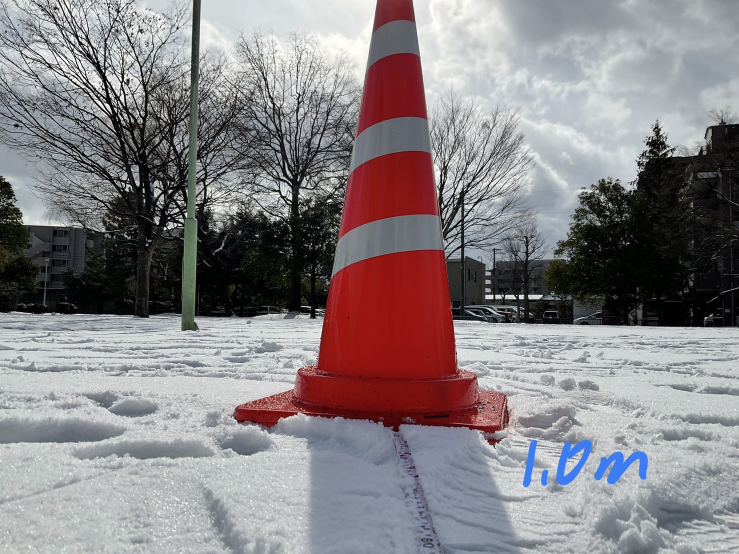
#> input picture cansat_server/experiment/north/n100.jpg, 1478 x 1108 px, given in place of n50.jpg, which was not available (shown at 1/2 size)
$ python experiment_n.py
#> lines starting #> are read from the running program, lines starting #| are printed output that depends on the picture; after the words box and inside, x2 and y2 are one past the last pixel; in counts of white or black regions, pixels touching at a corner belong together; pictures that were not available may be replaced by others from this repository, and a replacement may not be noted
#> in red_masks_get, image is the input picture: shape (1108, 1478, 3); mean B, G, R 133.2, 130.3, 136.1
### cansat_server/experiment/north/red_detect_lib.py
from matplotlib import image
import numpy as np
import cv2
from time import sleep
from PIL import Image
import matplotlib.pyplot as plt


# メイン関数(sampleimage:取得した画像, f_mm:焦点距離[mm], diagonal_mm:対角線[mm])
# [11 lines left out: function main, not called in this run]

# ESP32-CAM: f_mm = 4.8, diagonal_mm = 4.5
# iPhone11: f_mm = 13, diagonal_mm = 7.14


# 画像を出力する関数
def image_output(image_data,image_name):
    img_arrange = cv2.cvtColor(image_data, cv2.COLOR_BGR2RGB)  # グラフにするために形式変換
    plt.imshow(img_arrange)
    plt.savefig(image_name)  # 画像を出力する


# 重心座標と抽出画像を出力する関数
# [17 lines left out: functions center_output, image_plot, not called in this run]


# HSVで特定の色を抽出する関数
def hsvExtraction(image, hsvLower, hsvUpper):
    hsv = cv2.cvtColor(image, cv2.COLOR_BGR2HSV)  # 画像をHSVに変換
#> hsv: shape (1108, 1478, 3); mean H, S, V 84, 43.9, 143.5
    hsv_mask = cv2.inRange(hsv, hsvLower, hsvUpper)  # HSVからマスクを作成
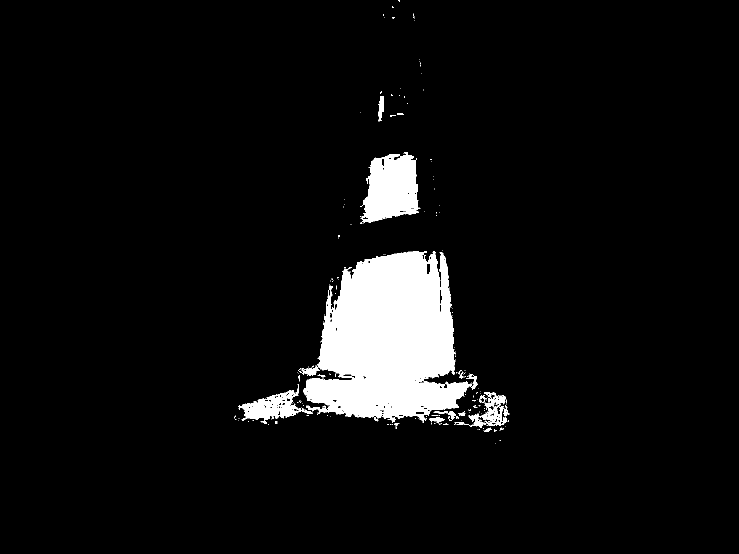
#> hsv_mask: shape (1108, 1478) (shown at 1/2 size); 6% white; 220 white regions (195 under 20 px), largest, box (x1, y1, x2, y2) and area: (607, 502, 943, 846) 77955, (720, 305, 841, 448) 11852, (476, 768, 626, 847) 4041
    result = cv2.bitwise_and(image, image, mask=hsv_mask)  # 元画像とマスクを合成
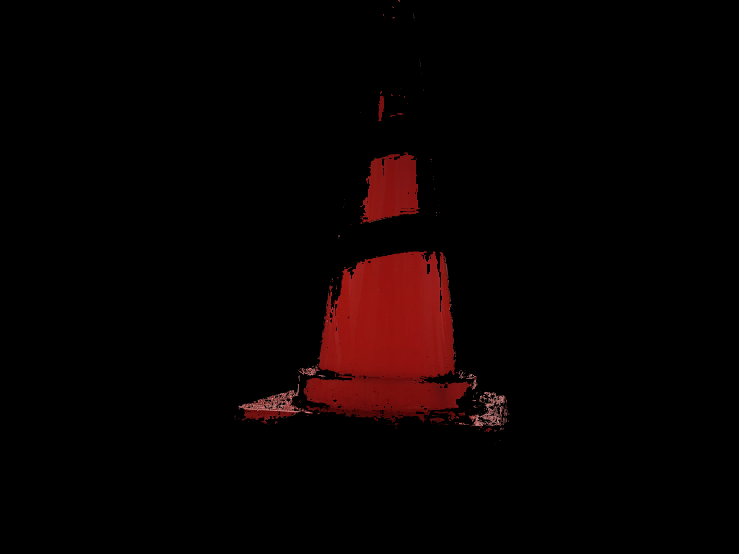
#> result: shape (1108, 1478, 3) (shown at 1/2 size); mean B, G, R 1.3, 1.5, 8.3
    return result


# 抽出画像データを取得する関数
def red_masks_get(sampleimage):
    image = cv2.imread(sampleimage) # ファイル読み込み

    # HSVでの色抽出
    hsvLower_0 = np.array([0, 80, 50])    # 抽出する色の下限0(赤の抽出のため二つにわけて合成が必要)
    hsvLower_1 = np.array([178, 80, 50])  # 抽出する色の下限1(赤の抽出のため二つにわけて合成が必要)
    hsvUpper_0 = np.array([3, 255, 255])    # 抽出する色の上限0(赤の抽出のため二つにわけて合成が必要)
    hsvUpper_1 = np.array([179, 255, 255])   # 抽出する色の上限1(赤の抽出のため二つにわけて合成が必要)

    hsvResult_0 = hsvExtraction(image, hsvLower_0, hsvUpper_0)  # 画像0を作成
    hsvResult_1 = hsvExtraction(image, hsvLower_1, hsvUpper_1)  # 画像1を作成
#> in hsvExtraction (call 2), `hsv_mask = cv2.inRange(hsv, hsvLower, hsvUpper)`:
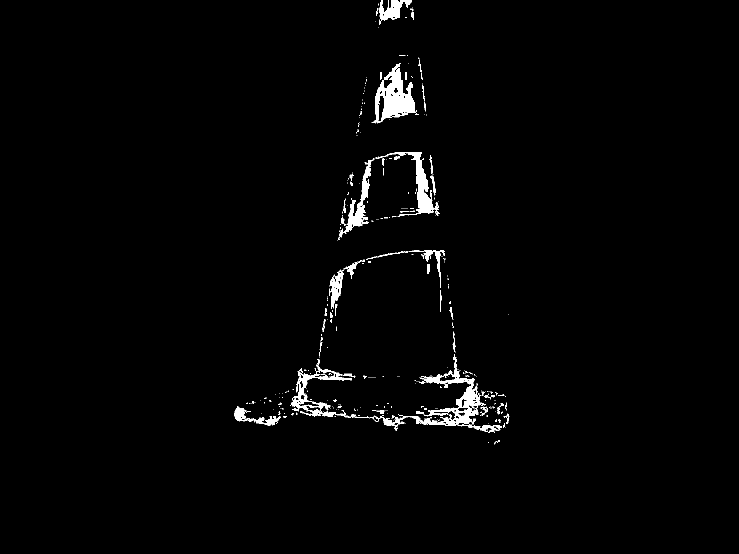
#> hsv_mask: shape (1108, 1478) (shown at 1/2 size); 1.7% white; 382 white regions (328 under 20 px), largest, box (x1, y1, x2, y2) and area: (718, 708, 1004, 866) 5795, (743, 126, 834, 247) 4999, (751, 304, 879, 433) 3054
#> in hsvExtraction (call 2), `result = cv2.bitwise_and(image, image, mask=hsv_mask)`:
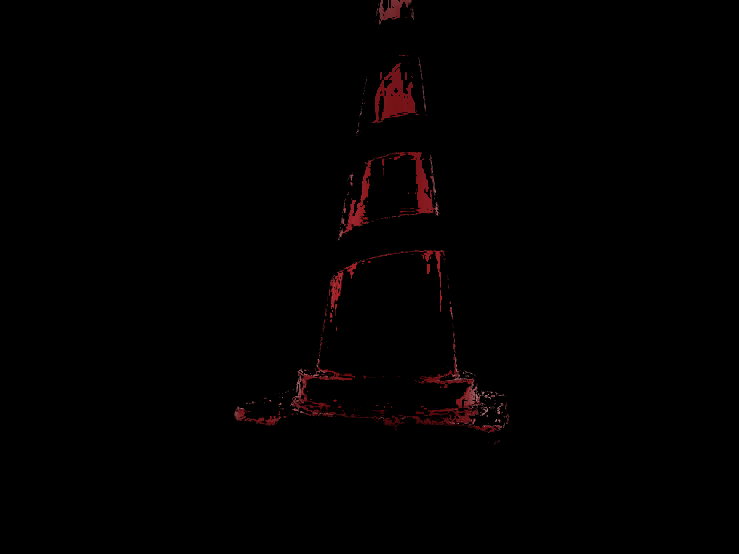
#> result: shape (1108, 1478, 3) (shown at 1/2 size); mean B, G, R 0.6, 0.5, 2

    hsvResult = hsvResult_0 | hsvResult_1  # 画像を統合
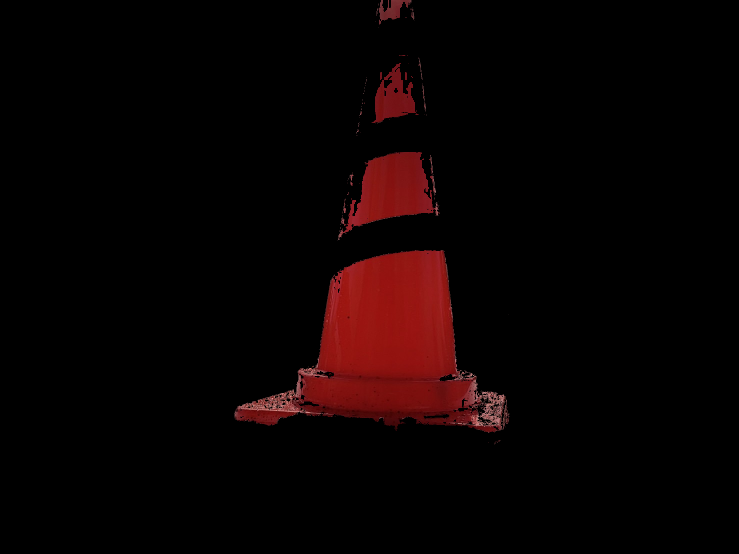
#> hsvResult: shape (1108, 1478, 3) (shown at 1/2 size); mean B, G, R 1.9, 2, 10.3

    return hsvResult


# グレースケール画像データを取得する関数
def gray_get(sampleimage):
#> called with sampleimage = 'n50.jpg'
    img = red_masks_get(sampleimage)
    img_gray = cv2.cvtColor(img, cv2.COLOR_BGR2GRAY)  # グレースケールで画像を読み込み
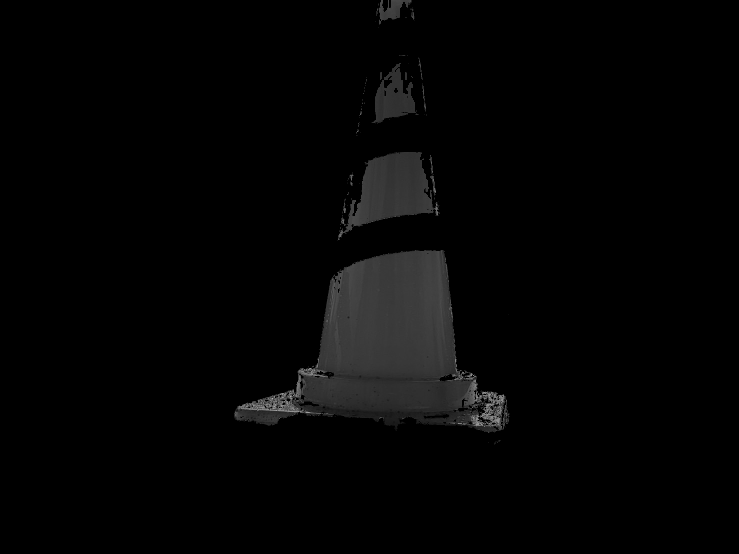
#> img_gray: shape (1108, 1478) (shown at 1/2 size); min 0, max 200, mean 4.4
    return img_gray


# 二値画像データを取得する関数
def binary_get(sampleimage):
    ret, img_binary = cv2.threshold(gray_get(sampleimage), 10, 255, cv2.THRESH_BINARY)  # 2値画像に変換
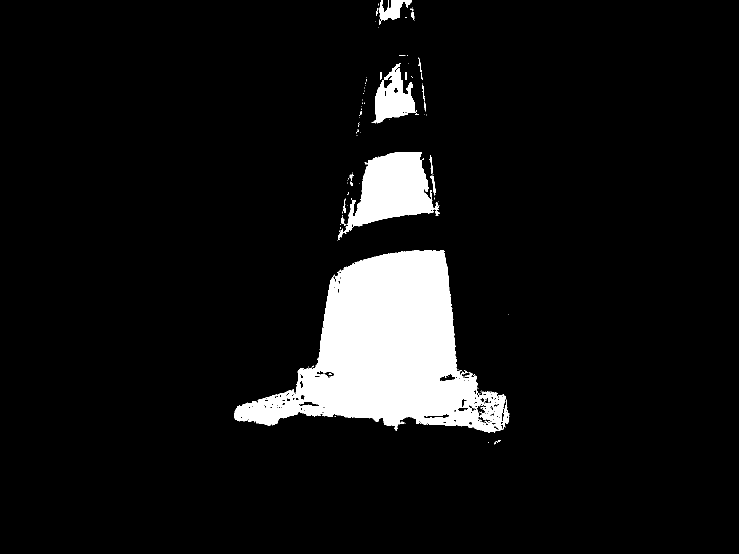
#> img_binary: shape (1108, 1478) (shown at 1/2 size); 7.7% white; 125 white regions (106 under 20 px), largest, box (x1, y1, x2, y2) and area: (468, 500, 1012, 866) 99625, (675, 304, 879, 481) 17515, (743, 126, 834, 247) 5505
    return img_binary


# 占有率を求める関数
def occ_get(sampleimage):
    pixel_number = np.size(binary_get(sampleimage))  # 全ピクセル数
#> pixel_number = 1637624
    pixel_sum = np.sum(binary_get(sampleimage))  # 輝度の合計数
#> pixel_sum = 32044830
    white_pixel_number = pixel_sum/255  # 白のピクセルの数
#> white_pixel_number = 125666

    return white_pixel_number / pixel_number  # 占有率を計算


# 重心座標を求める関数
# [24 lines left out: functions center_get, size_get, rot_get, not called in this run]


##############################################################################################################


# 解析したい画像を入力
img = '******'


# 画像の種類によってmain関数を選択

#main(img, 4.8, 4.5)  # ESP32-CAM用
#main(img, 4, 7.14)  # iPhone11用

### cansat_server/experiment/north/experiment_n.py
import red_detect_lib as red
import matplotlib.pyplot as plt


occ_list = []
distance_list = []
for i in range(50, 1050, 50):
    image = f'n{i}.jpg'
    red.image_output(red.red_masks_get(f'n{i}.jpg'),f'red_n{i}.jpg')
    occ = red.occ_get(image)
#> occ = 0.0767
#> pass 3 of the loop `for i in range(50, 1050, 50):`:
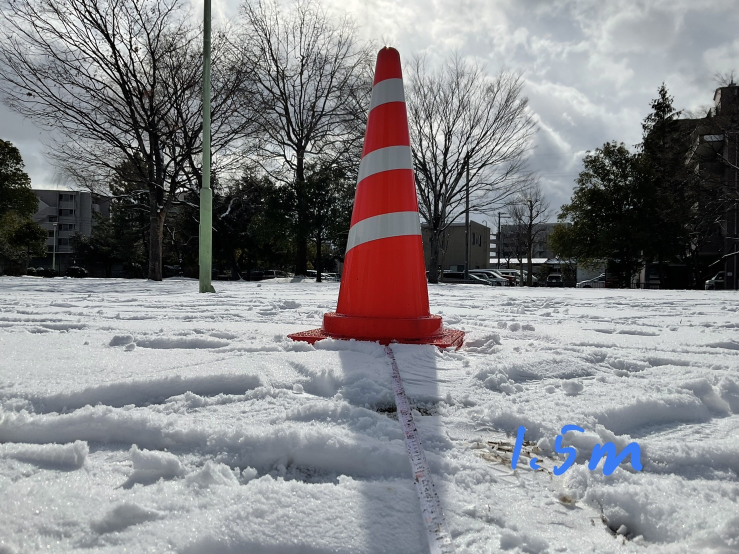
#> input picture cansat_server/experiment/north/n150.jpg, 1478 x 1108 px (shown at 1/2 size)
#> in red_masks_get, image is the input picture: shape (1108, 1478, 3); mean B, G, R 137.3, 134.6, 134.7
#> hsv: shape (1108, 1478, 3); mean H, S, V 85.4, 34.3, 142.2
#> in hsvExtraction (call 13), `hsv_mask = cv2.inRange(hsv, hsvLower, hsvUpper)`:
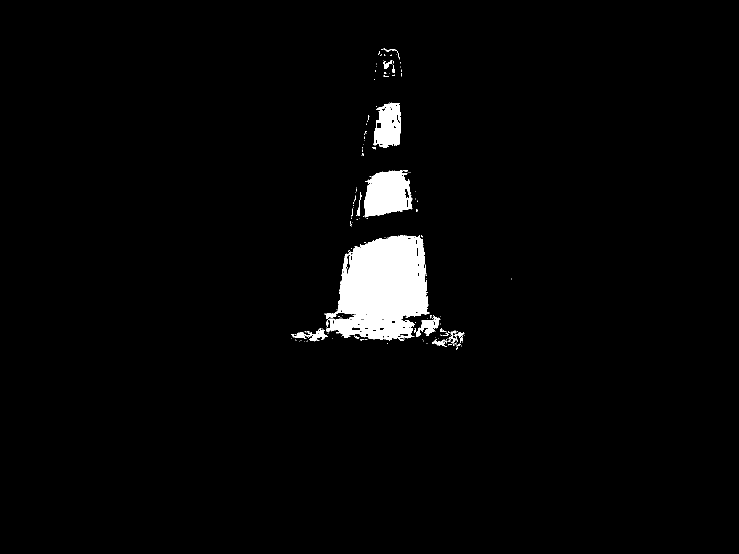
#> hsv_mask: shape (1108, 1478) (shown at 1/2 size); 2.7% white; 170 white regions (148 under 20 px), largest, box (x1, y1, x2, y2) and area: (651, 471, 859, 682) 30904, (729, 340, 824, 435) 6806, (747, 205, 802, 296) 3747
#> hsv_mask: shape (1108, 1478); 0.76% white; 220 white regions (184 under 20 px), largest, box (x1, y1, x2, y2) and area: (645, 625, 904, 690) 3353, (700, 346, 753, 456) 1738, (750, 98, 804, 160) 1719
#> in binary_get (call 5), `ret, img_binary = cv2.threshold(gray_get(sampleimage), 10, 255, cv2.TH..`:
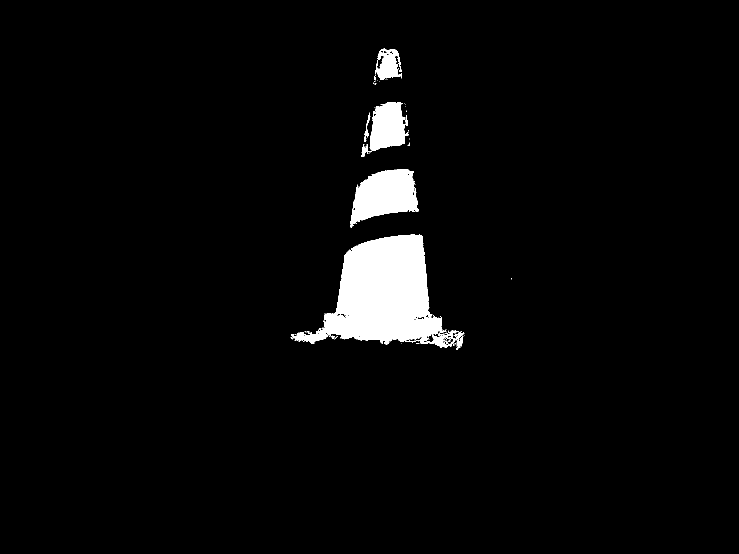
#> img_binary: shape (1108, 1478) (shown at 1/2 size); 3.5% white; 69 white regions (59 under 20 px), largest, box (x1, y1, x2, y2) and area: (581, 469, 929, 700) 38588, (700, 338, 838, 456) 10136, (739, 204, 812, 302) 5461
#> occ = 0.0348
#> (the run stopped early here; a loop or call above may not have finished)
